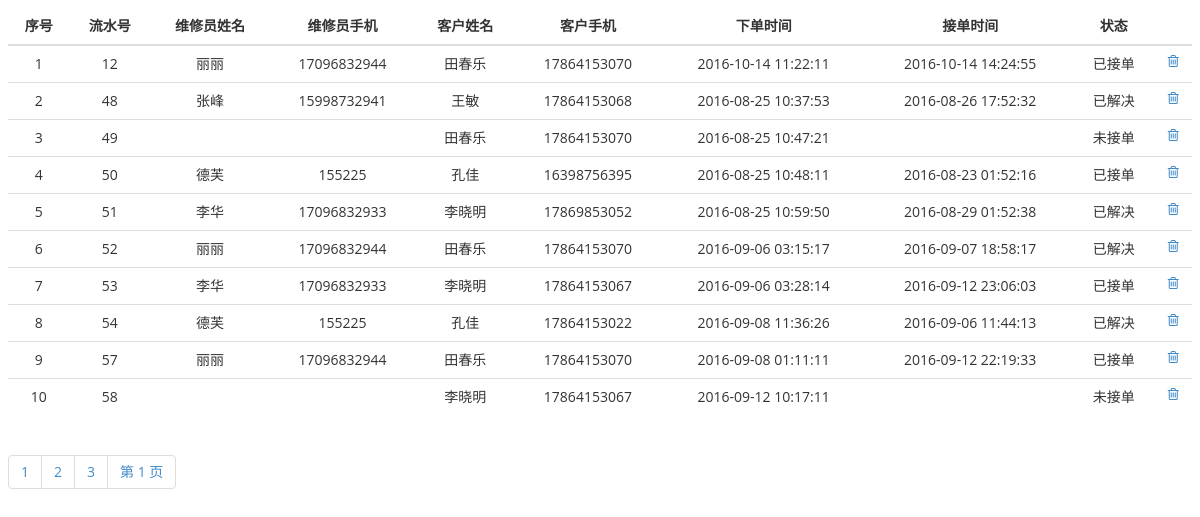
The app's page /Repair/repairsWeb/service_receiving.php with its own data.
### tables this page shows
CREATE TABLE `screen_order` (
  `id` int(11) NOT NULL AUTO_INCREMENT,
  `username` text,
  `userphone` text,
  `sockername` text,
  `sockerphone` text,
  `question` text,
  `position` text,
  `positionlocation` text,
  `time` datetime DEFAULT NULL,
  `static` text,
  `picture` text,
  `type` text,
  `completetime` datetime DEFAULT NULL,
  `racetime` datetime DEFAULT NULL,
  `appraise` text,
  PRIMARY KEY (`id`)
);

### Repair/repairsWeb/service_receiving.php (the view, shortened to what this page needs)
<!DOCTYPE html PUBLIC "-//W3C//DTD XHTML 1.0 Transitional//EN" "http://www.w3.org/TR/xhtml1/DTD/xhtml1-transitional.dtd">
<html xmlns="http://www.w3.org/1999/xhtml">
<head>
<link rel="stylesheet" type="text/css" href="lib/bootstrap/css/bootstrap.css">
<link rel="stylesheet" href="lib/font-awesome/css/font-awesome.css">
<link rel="stylesheet" type="text/css" href="stylesheets/theme.css">
</head>
<body class="bod">
<?php
    function ShowTable(){
       	  	include "tool/conn.php";
	 $sql="select * from screen_order";
        $rows=mysql_affected_rows($conn);
		$pagesize=10;
		  if($rows%$pagesize==0)
		   {
		    $totalpages=(int)($rows/$pagesize);
			}
			else {
			  $totalpages=(int)($rows/$pagesize)+1;
			   }
			    if(isset($_GET['page']))
			    {
				 $p=(int)$_GET['page'];
				 } else
				 {  $p=1; }
				  $start=$pagesize*($p-1);
				  $queryj=mysql_query("$sql limit $start,$pagesize");
      	echo "<table class='table'><thead><tr>";
		echo "
		<th>序号</th>
		<th>流水号</th>
		<th>维修员姓名</th>
		<th>维修员手机</th>
		<th>客户姓名</th>
		<th>客户手机</th>
		<th>下单时间</th>
		<th>接单时间</th>
		<th>状态</th>
		";
		echo "<th style=' width='3.5em''></th></tr></thead>";
		echo "<tbody>";
		$serial=1;
        while($row=mysql_fetch_array($queryj)){
            echo "<tr>
			<td>".$serial++."</td>
			<td>".$row['id']."</td>
			<td>".$row['sockername']."</td>
			<td>".$row['sockerphone']."</td>
			<td>".$row['username']."</td>
			<td>".$row['userphone']."</td>
			<td>".$row['time']."</td>
			<td>".$row['racetime']."</td>
			<td>".$row['static']."</td>";
			$id=$row[0];
			echo "<td>
			<a href='expand/script/receiving_delete.php?id=$id' role='button' data-toggle='modal'>
			<i class='fa fa-trash-o'></i></a></td>";
            echo "</tr>";
        }
        echo "</tbody></table>";
		echo "<ul class='pagination'>";
if($totalpages>1){
		for($x=1;$x<= $totalpages;$x++){
				echo "<li><a href='?page=$x'>$x</a></li>";
					}
	echo "<li><a href='?page=$x'>第 $p 页</a></li>";
				echo "</ul>";
		}
		}
    ShowTable();
?>
</body>
</html>

### Repair/repairsWeb/stylesheets/theme.css (style rules this page uses)
.bod { margin:8px }
body { background: #fafafa; background-color:#FFF; background-position: initial initial; background-repeat: initial initial; margin: 0px; padding: 0px; }
body, h1, h2, h3, h4, h5, h6, p, a, .h1, .h2, .h3, .h4, .h5, .h6 { font-family: 'Open Sans', helvetica, arial, sans-serif; }

### Repair/repairsWeb/service_receiving.php (style rules this page uses)
.bod { margin:8px }

### records on screen
screen_order: id "12", sockername "丽丽", sockerphone "17096832944", username "田春乐", userphone "17864153070", time "2016-10-14 11:22:11", racetime "2016-10-14 14:24:55", static "已接单"
screen_order: id "48", sockername "张峰", sockerphone "15998732941", username "王敏", userphone "17864153068", time "2016-08-25 10:37:53", racetime "2016-08-26 17:52:32", static "已解决"
screen_order: id "49", username "田春乐", userphone "17864153070", time "2016-08-25 10:47:21", static "未接单"
screen_order: id "50", sockername "德芙", sockerphone "155225", username "孔佳", userphone "16398756395", time "2016-08-25 10:48:11", racetime "2016-08-23 01:52:16", static "已接单"
screen_order: id "51", sockername "李华", sockerphone "17096832933", username "李晓明", userphone "17869853052", time "2016-08-25 10:59:50", racetime "2016-08-29 01:52:38", static "已解决"
screen_order: id "52", sockername "丽丽", sockerphone "17096832944", username "田春乐", userphone "17864153070", time "2016-09-06 03:15:17", racetime "2016-09-07 18:58:17", static "已解决"
screen_order: id "53", sockername "李华", sockerphone "17096832933", username "李晓明", userphone "17864153067", time "2016-09-06 03:28:14", racetime "2016-09-12 23:06:03", static "已接单"
screen_order: id "54", sockername "德芙", sockerphone "155225", username "孔佳", userphone "17864153022", time "2016-09-08 11:36:26", racetime "2016-09-06 11:44:13", static "已解决"
screen_order: id "57", sockername "丽丽", sockerphone "17096832944", username "田春乐", userphone "17864153070", time "2016-09-08 01:11:11", racetime "2016-09-12 22:19:33", static "已接单"
screen_order: id "58", username "李晓明", userphone "17864153067", time "2016-09-12 10:17:11", static "未接单"

### other values on screen
$p "1"
